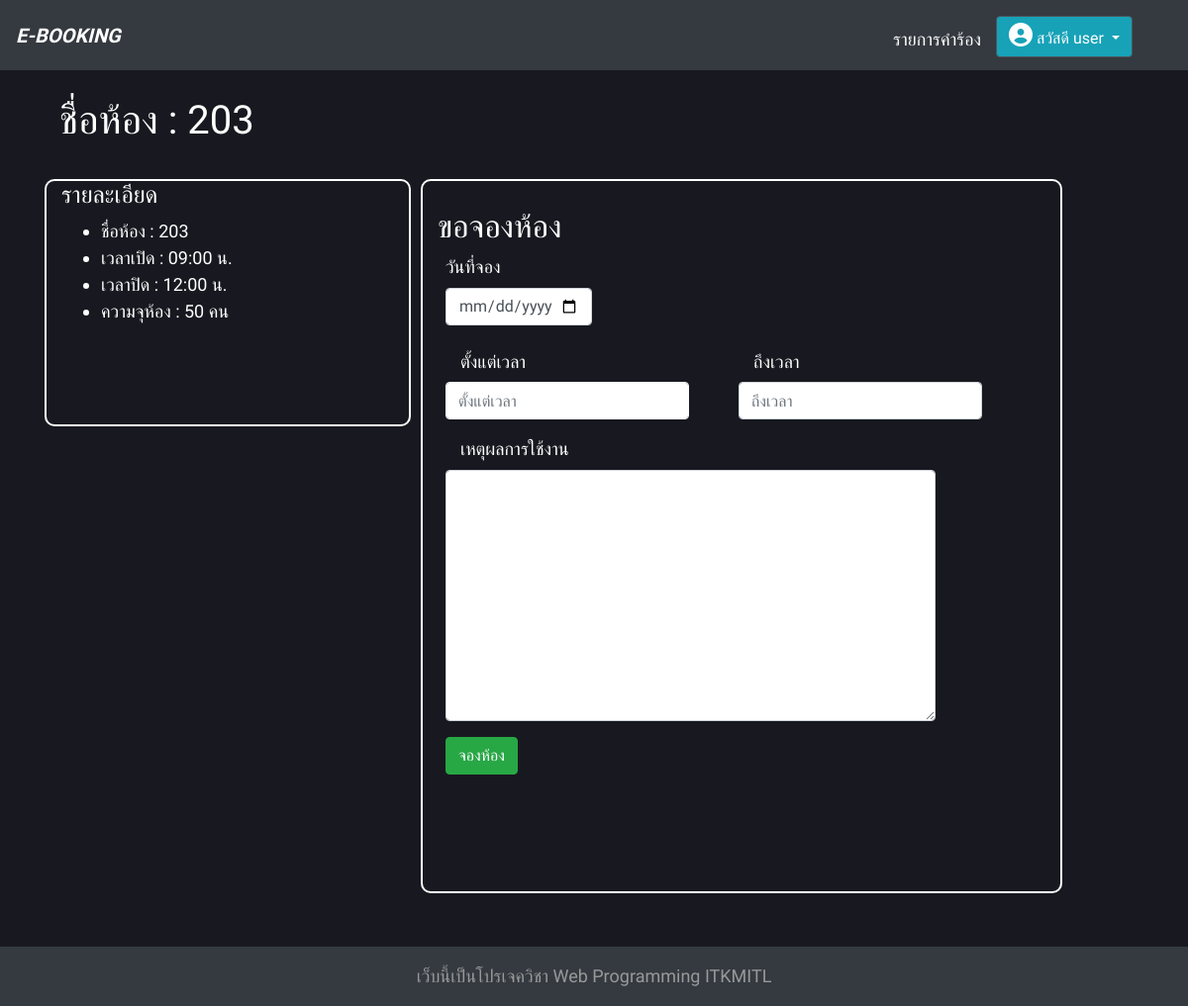
/detail/1/ (signed in), run on the app's committed database.
### room/models.py (models this page shows, shortened)
class Room(models.Model):
    room_id = models.AutoField(primary_key=True)
    name = models.CharField(max_length=50)
    open_time = models.TimeField()
    close_time =  models.TimeField()
    capacity = models.IntegerField()

### room/views.py (the view, shortened to what this page needs)
# urls.py: path('detail/<int:id>/', views.detail, name='detail'),
@login_required
@permission_required('room.add_booking')
def detail(request, id):
    room = Room.objects.get(pk=id)
    context = {
        'room': room
    }
    return render(request, 'room/user_detail.html', context=context)

### room/templates/room/user_detail.html (shortened to what this page needs)
{% extends 'base.html' %}
{% load static %}
{% block content %}
<div class="container">
    <h1>ชื่อห้อง : {{ room.name }}</h1><br>
    <div class="row">
        <div class="col-sm-4" style="border: 2px solid #fff; height: 250px; border-radius: 10px; margin-right: 10px;">
            <h4>รายละเอียด</h4>
            <ul>
                <li>ชื่อห้อง : {{ room.name }}</li>
                <li>เวลาเปิด : {{ room.open_time|time:'H:i' }} น.</li>
                <li>เวลาปิด : {{ room.close_time|time:'H:i' }} น.</li>
                <li>ความจุห้อง : {{ room.capacity }} คน</li>
            </ul>
        </div>
        <div class="col-sm-7" style="border: 2px solid #fff; border-radius: 10px;">
            <br>
            <h2>ขอจองห้อง</h2>
            <form method="POST" action="{% url 'detail' room.room_id %}">
                <div class="form-row ml-2">
                    <div class="form-group">
                        <label>วันที่จอง</label>
                        <input type="date" name="day" max="3000-12-31" min="{% now 'Y' %}-01-01" class="form-control">
                    </div>
                    <div class="col"></div>
                </div>
                <div class="form-row ml-2">
                    <div class="form-group" style="margin-right: 50px">
                        <label for="end" class="col-sm-6 col-form-label">ตั้งแต่เวลา</label>
                        <input id="timepicker" width="276" class="form-control" placeholder="ตั้งแต่เวลา"
                            name="start" style="border:1px solid #fff"/>
                    </div>
                    <div class="form-group">
                        <label for="end" class="col-sm-6 col-form-label">ถึงเวลา</label>
                        <input id="timepicker2" width="276" class="form-control" placeholder="ถึงเวลา" id="end"
                            name="end" />
                    </div>
                    <div class="form-group">
                        <label for="end" class="col-sm-9">เหตุผลการใช้งาน</label>
                        <textarea class="form-control" cols="50" rows="10" aria-label="With textarea"
                            name="description"></textarea>
                    </div>
                </div>
                <div class="form-row ml-2">
                    <div class="form-group">
                        <button type="submit" class="btn btn-success mb-5">จองห้อง</button><br><br>
                        <br>
                    </div>
                </div>
            </form>
        </div>
    </div>
    <br><br>
</div>
{% endblock  %}if start_time > Rooms.objects.get(pk=roomid_id).open_time

### templates/base.html (shortened to what this page needs)
<!DOCTYPE html>
{% load static %}
<html lang="en">
<head>
    <link rel="stylesheet" href="{% static 'css/bootstrap.min.css' %}">
    <link href="https://unpkg.com/gijgo@1.9.13/css/gijgo.min.css" rel="stylesheet" type="text/css" />
</head>
<body>
    <nav class="navbar navbar-expand-lg navbar-dark bg-dark">
        {% if request.user.groups.all.0.name == 'User' %}
        <a class="navbar-brand" href="{% url 'index' %}" style="font-style: italic;"><b>E-BOOKING</b></a>
        {% elif request.user.groups.all.0.name == 'Admin' or request.user.is_superuser %}
        <a class="navbar-brand" href="{% url 'manage' %}" style="font-style: italic;"><b>E-BOOKING</b></a>
        {% else %}
        <a class="navbar-brand" href="{% url 'login' %}" style="font-style: italic;"><b>E-BOOKING</b></a>
        {% endif %}
        <div class="collapse navbar-collapse  justify-content-end" id="navbarToggleExternalContent">
            <ul class="navbar-nav pt-2">
                {% if user.is_authenticated %}
                {% if request.user.groups.all.0.name == 'User' %}
                <li class="nav-item dropdown" style="color:white; margin:10px 0px 10px 10px;"><a
                        href="{% url 'request' request.user.id %}"
                        style="color:white; margin-top:10px;">รายการคำร้อง</a></li>
                {% else %}
                <li class="nav-item dropdown" style="color:white; margin:10px 0px 10px 10px;"><a
                        href="{% url 'accept' %}" style="color:white; margin-top:10px;">การอนุมัติ</a></li>
                {% endif %}
                <li>
                    <div class="dropdown show" style="margin-right: 25px;">
                        <a class="btn btn-secondary dropdown-toggle bg-info" href="#" role="button" id="dropdownMenuLink"
                            data-toggle="dropdown" aria-haspopup="true" aria-expanded="false">
                            <i class='fas fa-user-circle' style='font-size:24px'></i> สวัสดี {{ user.username }}
                        </a>
                    </div>
                </li>
                {% endif %}
            </ul>
        </div>
    </nav>
    <br>
    <div class="container">
        {% block content %}
        {% endblock %}
    </div>
    <footer class="footer">
        <div class="container">
            <span class="text-muted">
                {% block footer %}
                <center><p style="color:#999 ;margin: 0px;">เว็บนี้เป็นโปรเจควิชา Web Programming ITKMITL</p> </center>
                {% endblock %}
            </span>
        </div>
    </footer>
</body>
</html>

### templates/base.html (style rules this page uses)
html { position: relative; min-height: 100%; }
body { margin-bottom: 60px; font-family: 'Mitr'; font-size: 18px; background: #181920; }
.footer { position: absolute; bottom: 0; width: 100%; height: 60px; line-height: 60px; background-color: rgb(52, 58, 64); }
li { padding-right: 15px; }
label, h1, li, h4, h2 { color: #fff; }

### data on the page
Room: name "203", open_time "09:00", close_time "12:00", capacity "50"

### other printed values
{{ user.username }} "user"
